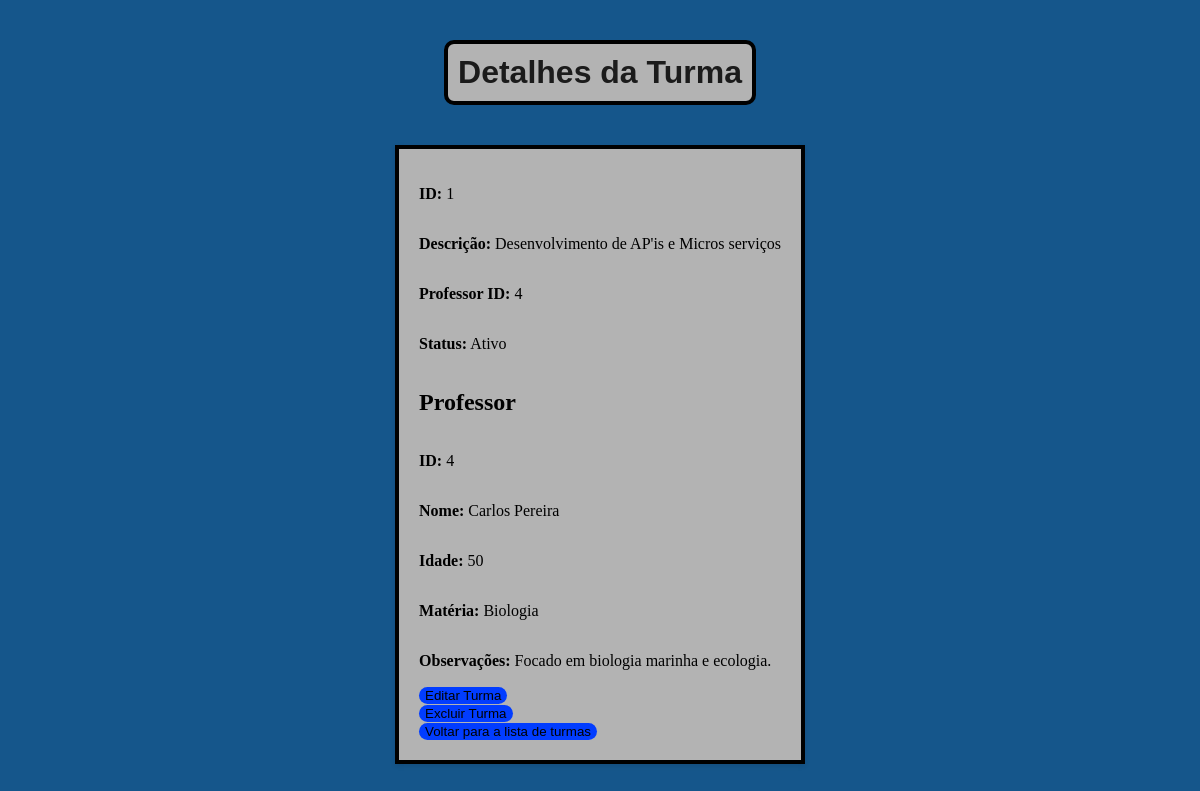
/turmas/1, run on the app's committed database.
### app/models.py (models this page shows)
class Turma(db.Model):
    __tablename__ = 'turmas'
    id = db.Column(db.Integer, primary_key=True)
    descricao = db.Column(db.String(100), nullable=False)
    status = db.Column(db.Boolean, default=True)
    professor_id = db.Column(db.Integer, db.ForeignKey(
        'professores.id'), nullable=False)
    alunos = db.relationship('Aluno', backref='turma', lazy="select")

class Professor(db.Model):
    __tablename__ = 'professores'
    id = db.Column(db.Integer, primary_key=True)
    nome = db.Column(db.String(50), nullable=False)
    idade = db.Column(db.Integer)
    materia = db.Column(db.String(50))
    observacoes = db.Column(db.Text)
    turmas = db.relationship('Turma', backref='professor', lazy=True)

### app/turmas/turmas_routes.py (the view)
@turmas_blueprint.route("/turmas/<int:id_turma>", methods=["GET"])
def get_turma(id_turma):
    try:
        turma = Turma.query.options(joinedload(
            Turma.professor)).filter_by(id=id_turma).first()
        if not turma:
            raise TurmaNaoEncontrado
        return render_template('turmas/turmas_id.html', turma=turma)
    except TurmaNaoEncontrado:
        return jsonify({"message": "Turma não encontrada"}), 404

### app/templates/turmas/turmas_id.html (shortened to what this page needs)
<!DOCTYPE html>
<html lang="pt-BR">
<head>
    <link rel="stylesheet" href="{{ url_for('static', filename='turmas_id.css') }}">
</head>
<body>
    <h1>Detalhes da Turma</h1>
    <section class="container">
        <p><strong>ID:</strong> {{ turma.id }}</p>
        <p><strong>Descrição:</strong> {{ turma.descricao }}</p>
        <p><strong>Professor ID:</strong> {{ turma.professor_id }}</p>
        <p><strong>Status:</strong> {{ 'Ativo' if turma.status else 'Inativo' }}</p>
        <h2>Professor</h2>
        <p><strong>ID:</strong> {{ turma.professor.id }}</p>
        <p><strong>Nome:</strong> {{ turma.professor.nome }}</p>
        <p><strong>Idade:</strong> {{ turma.professor.idade }}</p>
        <p><strong>Matéria:</strong> {{ turma.professor.materia }}</p>
        <p><strong>Observações:</strong> {{ turma.professor.observacoes }}</p>
        <a href="/turmas/{{ turma.id }}/atualizar"><button>Editar Turma</button></a>
        <form action="/turmas/{{ turma.id }}" method="POST" onsubmit="return confirmDelete(this);">
            <button type="submit">Excluir Turma</button>
        </form>
        <a href="/turmas"><button>Voltar para a lista de turmas</button></a>
    </section>
</body>
</html>

### app/static/turmas_id.css (style rules this page uses)
body { font-family: 'Raleway Thin'; background-color: #15568b; }
h1 { font-family: 'Impact', sans-serif; color: rgba(2, 2, 2, 0.86); text-align: center; margin-top: 50px; border: 4px solid #000000; max-width: max-content; padding: 10px; margin: 40px; border-radius: 10px; background-color: #B3B3B3; justify-self: center; }
.container { display: grid; justify-self: center; justify-content: center; text-align: start; align-items: center; justify-content: center; border: 4px solid #000000; background-color: #B3B3B3; border: 4px solid #000000; box-shadow: 0 2px 5px rgba(0, 0, 0, 0.1); padding: 20px; }
button { background: rgb(0, 17, 255); background: linear-gradient(0deg, rgb(2, 61, 255) 0%, rgb(1, 60, 255) 100%); border: none; border-radius: 10px; }
button:before { height: 0%; width: 2px; }

### data on the page
Turma: id "1", descricao "Desenvolvimento de AP'is e Micros serviços", professor_id "4", status "Ativo"
Professor: professor.id "4", professor.nome "Carlos Pereira", professor.idade "50", professor.materia "Biologia", professor.observacoes "Focado em biologia marinha e ecologia."
